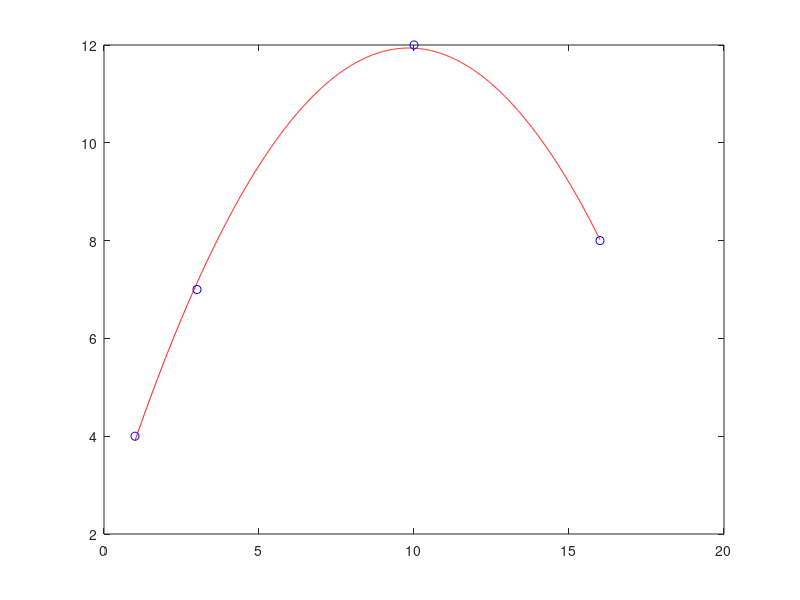

The MATLAB source for this figure:
x = [1 3 10 16]';
y = [4 7 12 8]';
g2 = polyfit(x,y,2);

xx = [1:0.01:16];
yy1= polyval(g2,xx);

plot(xx,yy1,'r',x,y,'ob');

%Otra forma

M=[x.^2 x ones(4,1)];
u=inv(M'*M)*M'*y;
disp(u);
